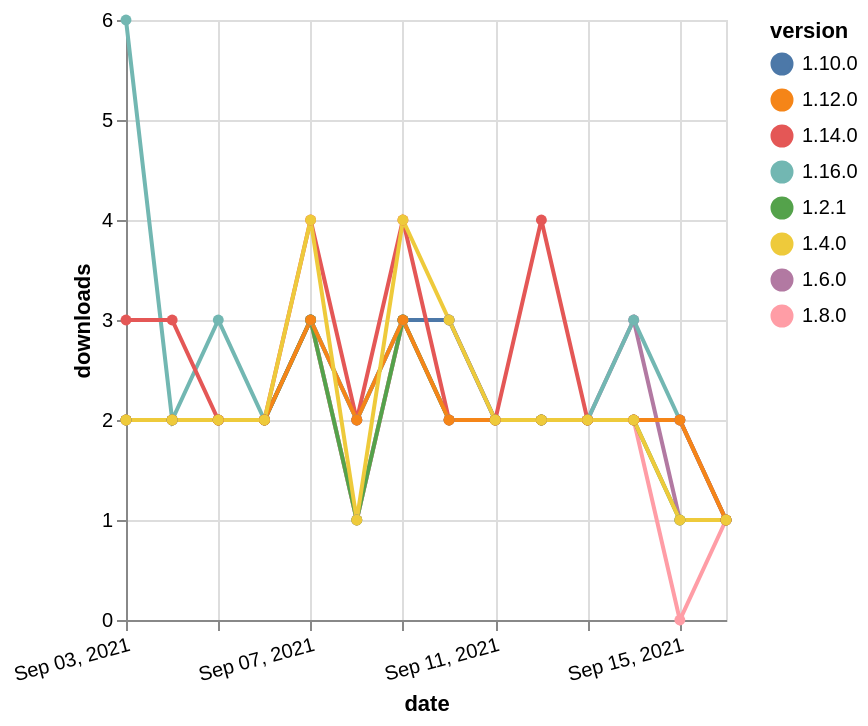

Vega-Lite specification for this chart:
### Vega-Lite specification from a JSON file in a GitHub repository (floating-point values rounded to 4 significant figures)
{"$schema": "https://vega.github.io/schema/vega-lite/v5.json", "description": "A simple bar chart with embedded data.", "data": {"values": [{"date": "2021-09-03", "total": 2048, "delta": 2, "version": "1.6.0"}, {"date": "2021-09-04", "total": 2050, "delta": 2, "version": "1.6.0"}, {"date": "2021-09-05", "total": 2052, "delta": 2, "version": "1.6.0"}, {"date": "2021-09-06", "total": 2054, "delta": 2, "version": "1.6.0"}, {"date": "2021-09-07", "total": 2057, "delta": 3, "version": "1.6.0"}, {"date": "2021-09-08", "total": 2058, "delta": 1, "version": "1.6.0"}, {"date": "2021-09-09", "total": 2061, "delta": 3, "version": "1.6.0"}, {"date": "2021-09-10", "total": 2064, "delta": 3, "version": "1.6.0"}, {"date": "2021-09-11", "total": 2066, "delta": 2, "version": "1.6.0"}, {"date": "2021-09-12", "total": 2068, "delta": 2, "version": "1.6.0"}, {"date": "2021-09-13", "total": 2070, "delta": 2, "version": "1.6.0"}, {"date": "2021-09-14", "total": 2073, "delta": 3, "version": "1.6.0"}, {"date": "2021-09-15", "total": 2074, "delta": 1, "version": "1.6.0"}, {"date": "2021-09-16", "total": 2075, "delta": 1, "version": "1.6.0"}, {"date": "2021-09-03", "total": 1659, "delta": 2, "version": "1.8.0"}, {"date": "2021-09-04", "total": 1661, "delta": 2, "version": "1.8.0"}, {"date": "2021-09-05", "total": 1663, "delta": 2, "version": "1.8.0"}, {"date": "2021-09-06", "total": 1665, "delta": 2, "version": "1.8.0"}, {"date": "2021-09-07", "total": 1668, "delta": 3, "version": "1.8.0"}, {"date": "2021-09-08", "total": 1669, "delta": 1, "version": "1.8.0"}, {"date": "2021-09-09", "total": 1672, "delta": 3, "version": "1.8.0"}, {"date": "2021-09-10", "total": 1674, "delta": 2, "version": "1.8.0"}, {"date": "2021-09-11", "total": 1676, "delta": 2, "version": "1.8.0"}, {"date": "2021-09-12", "total": 1678, "delta": 2, "version": "1.8.0"}, {"date": "2021-09-13", "total": 1680, "delta": 2, "version": "1.8.0"}, {"date": "2021-09-14", "total": 1682, "delta": 2, "version": "1.8.0"}, {"date": "2021-09-15", "total": 1682, "delta": 0, "version": "1.8.0"}, {"date": "2021-09-16", "total": 1683, "delta": 1, "version": "1.8.0"}, {"date": "2021-09-03", "total": 1471, "delta": 2, "version": "1.10.0"}, {"date": "2021-09-04", "total": 1473, "delta": 2, "version": "1.10.0"}, {"date": "2021-09-05", "total": 1475, "delta": 2, "version": "1.10.0"}, {"date": "2021-09-06", "total": 1477, "delta": 2, "version": "1.10.0"}, {"date": "2021-09-07", "total": 1480, "delta": 3, "version": "1.10.0"}, {"date": "2021-09-08", "total": 1482, "delta": 2, "version": "1.10.0"}, {"date": "2021-09-09", "total": 1485, "delta": 3, "version": "1.10.0"}, {"date": "2021-09-10", "total": 1488, "delta": 3, "version": "1.10.0"}, {"date": "2021-09-11", "total": 1490, "delta": 2, "version": "1.10.0"}, {"date": "2021-09-12", "total": 1492, "delta": 2, "version": "1.10.0"}, {"date": "2021-09-13", "total": 1494, "delta": 2, "version": "1.10.0"}, {"date": "2021-09-14", "total": 1496, "delta": 2, "version": "1.10.0"}, {"date": "2021-09-15", "total": 1498, "delta": 2, "version": "1.10.0"}, {"date": "2021-09-16", "total": 1499, "delta": 1, "version": "1.10.0"}, {"date": "2021-09-03", "total": 231, "delta": 6, "version": "1.16.0"}, {"date": "2021-09-04", "total": 233, "delta": 2, "version": "1.16.0"}, {"date": "2021-09-05", "total": 236, "delta": 3, "version": "1.16.0"}, {"date": "2021-09-06", "total": 238, "delta": 2, "version": "1.16.0"}, {"date": "2021-09-07", "total": 241, "delta": 3, "version": "1.16.0"}, {"date": "2021-09-08", "total": 243, "delta": 2, "version": "1.16.0"}, {"date": "2021-09-09", "total": 246, "delta": 3, "version": "1.16.0"}, {"date": "2021-09-10", "total": 248, "delta": 2, "version": "1.16.0"}, {"date": "2021-09-11", "total": 250, "delta": 2, "version": "1.16.0"}, {"date": "2021-09-12", "total": 252, "delta": 2, "version": "1.16.0"}, {"date": "2021-09-13", "total": 254, "delta": 2, "version": "1.16.0"}, {"date": "2021-09-14", "total": 257, "delta": 3, "version": "1.16.0"}, {"date": "2021-09-15", "total": 259, "delta": 2, "version": "1.16.0"}, {"date": "2021-09-16", "total": 260, "delta": 1, "version": "1.16.0"}, {"date": "2021-09-03", "total": 2341, "delta": 2, "version": "1.2.1"}, {"date": "2021-09-04", "total": 2343, "delta": 2, "version": "1.2.1"}, {"date": "2021-09-05", "total": 2345, "delta": 2, "version": "1.2.1"}, {"date": "2021-09-06", "total": 2347, "delta": 2, "version": "1.2.1"}, {"date": "2021-09-07", "total": 2350, "delta": 3, "version": "1.2.1"}, {"date": "2021-09-08", "total": 2351, "delta": 1, "version": "1.2.1"}, {"date": "2021-09-09", "total": 2354, "delta": 3, "version": "1.2.1"}, {"date": "2021-09-10", "total": 2356, "delta": 2, "version": "1.2.1"}, {"date": "2021-09-11", "total": 2358, "delta": 2, "version": "1.2.1"}, {"date": "2021-09-12", "total": 2360, "delta": 2, "version": "1.2.1"}, {"date": "2021-09-13", "total": 2362, "delta": 2, "version": "1.2.1"}, {"date": "2021-09-14", "total": 2364, "delta": 2, "version": "1.2.1"}, {"date": "2021-09-15", "total": 2365, "delta": 1, "version": "1.2.1"}, {"date": "2021-09-16", "total": 2366, "delta": 1, "version": "1.2.1"}, {"date": "2021-09-03", "total": 718, "delta": 3, "version": "1.14.0"}, {"date": "2021-09-04", "total": 721, "delta": 3, "version": "1.14.0"}, {"date": "2021-09-05", "total": 723, "delta": 2, "version": "1.14.0"}, {"date": "2021-09-06", "total": 725, "delta": 2, "version": "1.14.0"}, {"date": "2021-09-07", "total": 729, "delta": 4, "version": "1.14.0"}, {"date": "2021-09-08", "total": 731, "delta": 2, "version": "1.14.0"}, {"date": "2021-09-09", "total": 735, "delta": 4, "version": "1.14.0"}, {"date": "2021-09-10", "total": 737, "delta": 2, "version": "1.14.0"}, {"date": "2021-09-11", "total": 739, "delta": 2, "version": "1.14.0"}, {"date": "2021-09-12", "total": 743, "delta": 4, "version": "1.14.0"}, {"date": "2021-09-13", "total": 745, "delta": 2, "version": "1.14.0"}, {"date": "2021-09-14", "total": 747, "delta": 2, "version": "1.14.0"}, {"date": "2021-09-15", "total": 749, "delta": 2, "version": "1.14.0"}, {"date": "2021-09-16", "total": 750, "delta": 1, "version": "1.14.0"}, {"date": "2021-09-03", "total": 1013, "delta": 2, "version": "1.12.0"}, {"date": "2021-09-04", "total": 1015, "delta": 2, "version": "1.12.0"}, {"date": "2021-09-05", "total": 1017, "delta": 2, "version": "1.12.0"}, {"date": "2021-09-06", "total": 1019, "delta": 2, "version": "1.12.0"}, {"date": "2021-09-07", "total": 1022, "delta": 3, "version": "1.12.0"}, {"date": "2021-09-08", "total": 1024, "delta": 2, "version": "1.12.0"}, {"date": "2021-09-09", "total": 1027, "delta": 3, "version": "1.12.0"}, {"date": "2021-09-10", "total": 1029, "delta": 2, "version": "1.12.0"}, {"date": "2021-09-11", "total": 1031, "delta": 2, "version": "1.12.0"}, {"date": "2021-09-12", "total": 1033, "delta": 2, "version": "1.12.0"}, {"date": "2021-09-13", "total": 1035, "delta": 2, "version": "1.12.0"}, {"date": "2021-09-14", "total": 1037, "delta": 2, "version": "1.12.0"}, {"date": "2021-09-15", "total": 1039, "delta": 2, "version": "1.12.0"}, {"date": "2021-09-16", "total": 1040, "delta": 1, "version": "1.12.0"}, {"date": "2021-09-03", "total": 2499, "delta": 2, "version": "1.4.0"}, {"date": "2021-09-04", "total": 2501, "delta": 2, "version": "1.4.0"}, {"date": "2021-09-05", "total": 2503, "delta": 2, "version": "1.4.0"}, {"date": "2021-09-06", "total": 2505, "delta": 2, "version": "1.4.0"}, {"date": "2021-09-07", "total": 2509, "delta": 4, "version": "1.4.0"}, {"date": "2021-09-08", "total": 2510, "delta": 1, "version": "1.4.0"}, {"date": "2021-09-09", "total": 2514, "delta": 4, "version": "1.4.0"}, {"date": "2021-09-10", "total": 2517, "delta": 3, "version": "1.4.0"}, {"date": "2021-09-11", "total": 2519, "delta": 2, "version": "1.4.0"}, {"date": "2021-09-12", "total": 2521, "delta": 2, "version": "1.4.0"}, {"date": "2021-09-13", "total": 2523, "delta": 2, "version": "1.4.0"}, {"date": "2021-09-14", "total": 2525, "delta": 2, "version": "1.4.0"}, {"date": "2021-09-15", "total": 2526, "delta": 1, "version": "1.4.0"}, {"date": "2021-09-16", "total": 2527, "delta": 1, "version": "1.4.0"}]}, "width": "container", "mark": {"type": "line", "point": {"filled": true}}, "encoding": {"x": {"field": "date", "type": "temporal", "timeUnit": "yearmonthdate", "title": "date", "axis": {"labelAngle": -15}}, "y": {"field": "delta", "type": "quantitative", "title": "downloads"}, "color": {"field": "version", "type": "nominal"}, "tooltip": {"field": "delta"}}}
